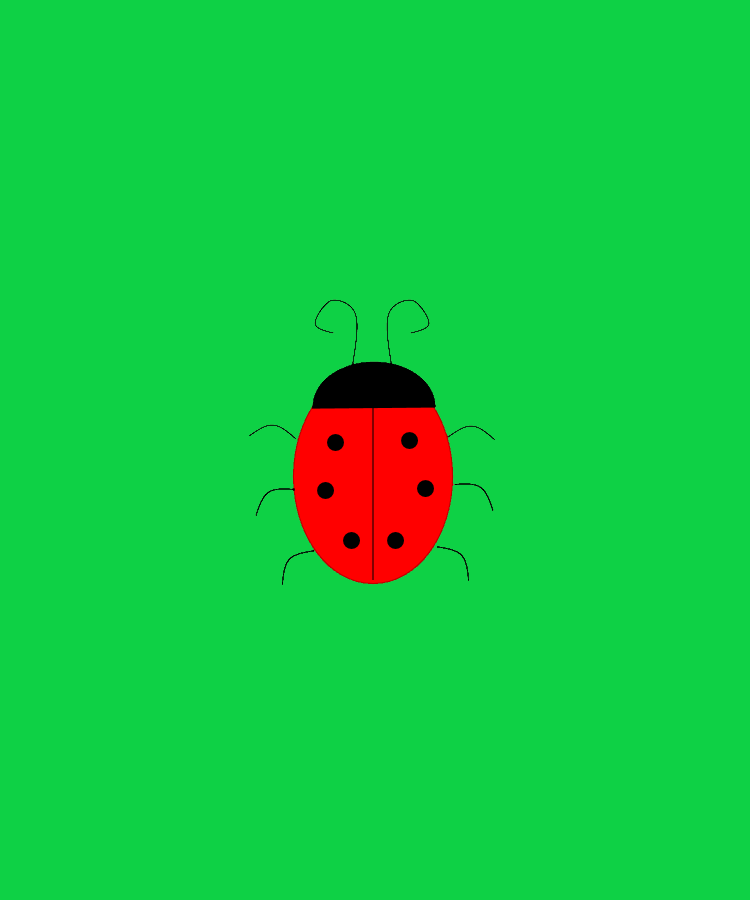
#> input picture 1st year/4. Libraries/2. PIL/in2.png, 750 x 900 px, found by its file name
$ python 2.py
#> lines starting #> are read from the running program, lines starting #| are printed output that depends on the picture
from PIL import Image


def frame(name, lenght):
#> called with lenght = 20
    im = Image.open(name)
#> im is the input picture: PIL image 750x900 RGB; mean R, G, B 21.8, 200.1, 66.1
    pixels = im.load()
    x, y = im.size
#> x = 750; y = 900
    im1 = im.crop((x // 3, y // 3, 2 * x // 3, 2 * y // 3))
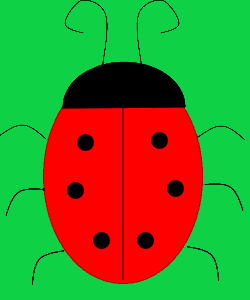
#> im1: PIL image 250x300 RGB; mean R, G, B 83.9, 128.6, 42.5
    pixels = im1.load()
    x, y = im1.size
#> x = 250; y = 300
    sum_of_r = 0
    sum_of_g = 0
    sum_of_b = 0
    for i in range(x):
        for j in range(y):
            r, g, b = pixels[i, j]
            sum_of_r += r
            sum_of_g += g
            sum_of_b += b
#> after the loop, sum_of_b = 3189404; sum_of_g = 9645458; sum_of_r = 6289245
    avg_color = [sum_of_r // (x * y), sum_of_g // (x * y), sum_of_b // (x * y)]
#> avg_color = [83, 128, 42]
    im2 = Image.new("RGB", (x + lenght * 2, y + lenght * 2))
#> im2: PIL image 290x340 RGB; every value is 0
    x2, y2 = im2.size
#> x2 = 290; y2 = 340
    pixels2 = im2.load()
    for i in range(x2):
        for j in range(y2):
            pixels2[i, j] = avg_color[0], avg_color[1], avg_color[2]
    im2.paste(im1, (lenght, lenght))
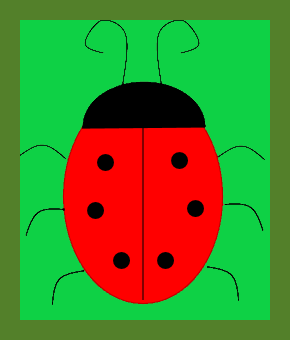
#> im2: PIL image 290x340 RGB; mean R, G, B 83.7, 128.5, 42.4

    im2.save('done.png')

frame('/Users/alekseverevkin/Desktop/Coding/YandexLMS/4. Libraries/2. PIL/in2.png', 20)

$ run again, with 1st year/4. Libraries/2. PIL/in4.png copied over 1st year/4. Libraries/2. PIL/in2.png
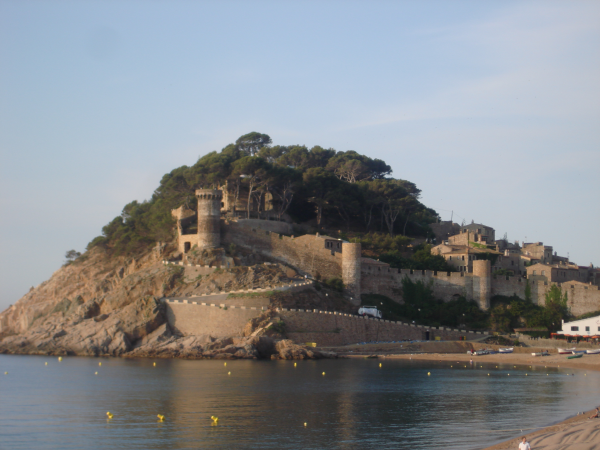
#> input picture 1st year/4. Libraries/2. PIL/in4.png, 600 x 450 px, found by its file name
#> in frame, im is the input picture: PIL image 600x450 RGB; mean R, G, B 132.3, 135, 138.2
#> in frame, `im1 = im.crop((x // 3, y // 3, 2 * x // 3, 2 * y // 3))`:
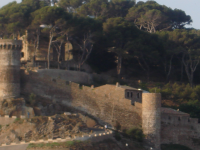
#> im1: PIL image 200x150 RGB; mean R, G, B 76, 69.2, 62.6
#> after the loop in frame, `for i in range(x):`: sum_of_b = 1879275; sum_of_g = 2076921; sum_of_r = 2281421
#> avg_color = [76, 69, 62]
#> in frame, `im2.paste(im1, (lenght, lenght))`:
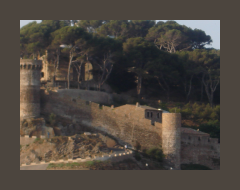
#> im2: PIL image 240x190 RGB; mean R, G, B 76, 69.2, 62.4
